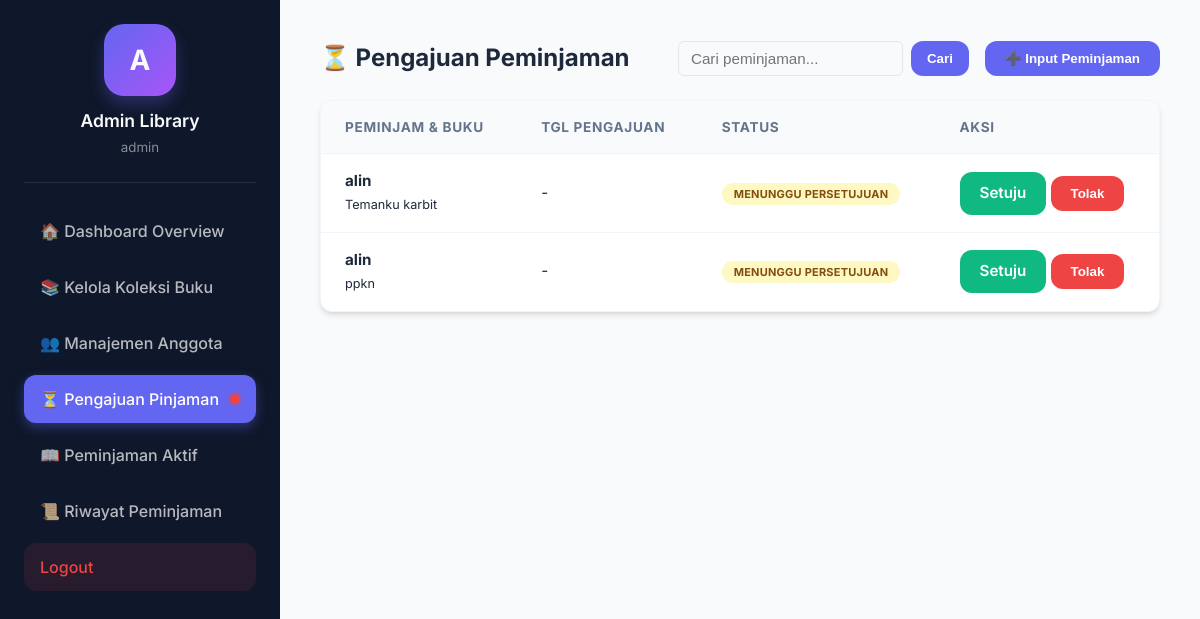
The app's page /index.php?url=admin/pengajuan (signed in) with its own data.
### tables this page shows
CREATE TABLE `tb_peminjaman` (
  `id_peminjaman` int NOT NULL,
  `id_user` int DEFAULT NULL,
  `id_buku` int DEFAULT NULL,
  `tanggal_pinjam` date DEFAULT NULL,
  `tanggal_kembali` date DEFAULT NULL,
  `STATUS` varchar(50) NOT NULL DEFAULT 'Menunggu Persetujuan',
  `id_admin` int DEFAULT NULL,
  `alasan_penolakan` text
);

CREATE TABLE `tb_user` (
  `id_user` int NOT NULL,
  `nama` varchar(100) NOT NULL,
  `email` varchar(100) NOT NULL,
  `password` varchar(255) NOT NULL,
  `jenis_kelamin` varchar(20) DEFAULT NULL,
  `status` varchar(50) DEFAULT NULL,
  `role` enum('admin','user') DEFAULT 'user',
  `status_aktif` enum('Ya','Tidak') NOT NULL DEFAULT 'Ya'
);

CREATE TABLE `tb_buku` (
  `id_buku` int NOT NULL,
  `judul_buku` varchar(100) NOT NULL,
  `pengarang` varchar(100) NOT NULL,
  `penerbit` varchar(100) NOT NULL,
  `tahun_terbit` year DEFAULT NULL,
  `stok` int DEFAULT NULL,
  `status_tampil` enum('Ya','Tidak') NOT NULL DEFAULT 'Ya'
);

### app/controllers/AdminController.php (called while the page is built, shortened)
<?php
require_once __DIR__ . '/../models/PeminjamanModel.php';
class AdminController {
    public function pengajuan() {
        global $conn;
        $peminjamanModel = new PeminjamanModel($conn);
        $keyword = isset($_GET['search']) ? trim($_GET['search']) : '';
        $data_peminjaman = $peminjamanModel->getAllPeminjaman($keyword);
        $data_menunggu = array_filter($data_peminjaman, function($r) { return $r['STATUS'] == 'Menunggu Persetujuan'; });
        $pendingCount = $peminjamanModel->getPendingCount();
        require_once __DIR__ . '/../views/admin/pengajuan.php';
    }
}

### app/models/PeminjamanModel.php (called while the page is built, shortened)
<?php
class PeminjamanModel {
    private $db;
    public function __construct($pdo) {
        $this->db = $pdo;
    }
    public function getPendingCount() {
        $sql = "SELECT COUNT(*) as total
                FROM tb_peminjaman p
                JOIN tb_buku b ON p.id_buku = b.id_buku
                JOIN tb_user u ON p.id_user = u.id_user
                WHERE p.STATUS = 'Menunggu Persetujuan'";
        $stmt = $this->db->prepare($sql);
        $stmt->execute();
        $result = $stmt->fetch(PDO::FETCH_ASSOC);
        return (int) $result['total'];
    }
    public function getAllPeminjaman($keyword = '') {
        $sql = "SELECT p.*, b.judul_buku, u.nama AS nama_siswa
                FROM tb_peminjaman p
                JOIN tb_buku b ON p.id_buku = b.id_buku
                JOIN tb_user u ON p.id_user = u.id_user";
        $params = [];
        $sql .= " ORDER BY p.tanggal_pinjam DESC";
        $stmt = $this->db->prepare($sql);
        $stmt->execute($params);
        return $stmt->fetchAll(PDO::FETCH_ASSOC);
    }
}

### app/views/admin/pengajuan.php (the view, shortened to what this page needs)
<!DOCTYPE html>
<html lang="id">
<head>
    <link rel="stylesheet" href="<?= BASEURL ?>/css/style.css">
</head>
<body>
    <div class="dashboard-container">
        <div class="sidebar">
            <div class="profile-section">
                <div class="avatar">A</div>
                <h3>Admin Library</h3>
                <small><?= $_SESSION['user']['username'] ?></small>
            </div>
            <nav>
                <a href="index.php?url=admin/dashboard" class="nav-link <?= (!isset($_GET['url']) || strpos($_GET['url'], 'dashboard') !== false)  ? 'active' : '' ?>">
                    <span>🏠 Dashboard Overview</span>
                </a>
                <a href="index.php?url=admin/buku" class="nav-link <?= strpos($_GET['url'] ?? '', 'buku') !== false ? 'active' : '' ?>">
                    <span>📚 Kelola Koleksi Buku</span>
                </a>
                <a href="index.php?url=admin/anggota" class="nav-link <?= strpos($_GET['url'] ?? '', 'anggota') !== false ? 'active' : '' ?>">
                    <span>👥 Manajemen Anggota</span>
                </a>
                <a href="index.php?url=admin/pengajuan" class="nav-link <?= strpos($_GET['url'] ?? '', 'pengajuan') !== false ? 'active' : '' ?>" style="display: flex; justify-content: space-between; align-items: center;">
                    <span>⏳ Pengajuan Pinjaman</span>
                    <?php if(isset($pendingCount) && $pendingCount > 0): ?>
                        <span style="width: 10px; height: 10px; background-color: #ef4444; border-radius: 50%; display: inline-block; box-shadow: 0 0 0 3px rgba(239, 68, 68, 0.2);"></span>
                    <?php endif; ?>
                </a>
                <a href="index.php?url=admin/pinjamanAktif" class="nav-link <?= strpos($_GET['url'] ?? '', 'pinjamanAktif') !== false ? 'active' : '' ?>">
                    <span>📖 Peminjaman Aktif</span>
                </a>
                <a href="index.php?url=admin/riwayat" class="nav-link <?= strpos($_GET['url'] ?? '', 'riwayat') !== false ? 'active' : '' ?>">
                    <span>📜 Riwayat Peminjaman</span>
                </a>
                <a href="index.php?url=auth/logout" class="nav-link logout-btn">
                    <span>Logout</span>
                </a>
            </nav>
        </div>
        <div class="main-content">
            <div class="admin-header">
                <div class="section-title">
                    <h2>⏳ Pengajuan Peminjaman</h2>
                </div>
                <div style="display: flex; gap: 16px; align-items: center;">
                    <form method="GET" action="index.php" style="display: flex; gap: 8px;">
                        <input type="text" name="search" placeholder="Cari peminjaman..." value="<?= isset($_GET['search']) ? htmlspecialchars($_GET['search']) : '' ?>" style="padding: 8px 12px; border: 1px solid #e2e8f0; border-radius: 6px;">
                        <button type="submit" class="btn btn-primary" style="padding: 8px 16px;">Cari</button>
                    </form>
                    <button onclick="showModal('modal-tambah-peminjaman')" class="btn btn-primary">➕ Input Peminjaman</button>
                </div>
            </div>
            <div class="table-container">
                <table>
                    <thead>
                        <tr>
                            <th>Peminjam & Buku</th>
                            <th>Tgl Pengajuan</th>
                            <th>Status</th>
                            <th>Aksi</th>
                        </tr>
                    </thead>
                    <tbody>
                        <?php if(empty($data_menunggu)): ?>
                            <tr><td colspan="4" style="text-align: center;">Tidak ada pengajuan baru.</td></tr>
                        <?php else: foreach ($data_menunggu as $loan): ?>
                        <tr>
                            <td>
                                <strong><?= $loan['nama_siswa']; ?></strong><br>
                                <small><?= $loan['judul_buku']; ?></small>
                            </td>
                            <td><?= $loan['tanggal_pinjam'] ?: '-'; ?></td>
                            <td><span class="badge badge-menunggu"><?= $loan['STATUS']; ?></span></td>
                            <td>
                                <a href="index.php?url=admin/setujuPeminjaman&id=<?= $loan['id_peminjaman']; ?>" class="btn btn-sm btn-success">Setuju</a>
                                <button type="button" class="btn btn-sm btn-danger" onclick="showTolakModal(<?= $loan['id_peminjaman']; ?>)">Tolak</button>
                            </td>
                        </tr>
                        <?php endforeach; endif; ?>
                    </tbody>
                </table>
            </div>
        </div>
    </div>
</body>
</html>

### public/css/style.css (style rules this page uses)
:root { --primary: #6366f1; --primary-hover: #4f46e5; --secondary: #64748b; --success: #10b981; --warning: #f59e0b; --danger: #ef4444; --background: #f8fafc; --surface: #ffffff; --text-main: #1e293b; --text-muted: #64748b; --sidebar-bg: #0f172a; --sidebar-text: #f8fafc; --glass: rgba(255, 255, 255, 0.7); --glass-border: rgba(255, 255, 255, 0.3); --shadow-sm: 0 1px 2px 0 rgb(0 0 0 / 0.05); --shadow: 0 4px 6px -1px rgb(0 0 0 / 0.1), 0 2px 4px -2px rgb(0 0 0 / 0.1); --shadow-lg: 0 10px 15px -3px rgb(0 0 0 / 0.1), 0 4px 6px -4px rgb(0 0 0 / 0.1); --radius: 12px; }
* { margin: 0; padding: 0; box-sizing: border-box; }
body { font-family: 'Inter', 'Segoe UI', system-ui, -apple-system, sans-serif; background-color: var(--background); color: var(--text-main); line-height: 1.5; -webkit-font-smoothing: antialiased; }
.dashboard-container { display: flex; min-height: 100vh; }
.sidebar { width: 280px; background-color: var(--sidebar-bg); color: var(--sidebar-text); padding: 24px; display: flex; flex-direction: column; position: fixed; height: 100vh; z-index: 50; transition: width 0.3s ease; }
.profile-section { text-align: center; padding-bottom: 24px; border-bottom: 1px solid rgba(255, 255, 255, 0.1); margin-bottom: 24px; }
.avatar { width: 72px; height: 72px; background: linear-gradient(135deg, var(--primary), #a855f7); border-radius: 20px; margin: 0 auto 12px; display: flex; align-items: center; justify-content: center; font-size: 28px; font-weight: 700; box-shadow: 0 8px 16px rgba(99, 102, 241, 0.3); }
.profile-section h3 { font-size: 1.1rem; font-weight: 600; }
.profile-section small { color: rgba(255, 255, 255, 0.5); }
.nav-link { display: flex; align-items: center; padding: 12px 16px; color: rgba(255, 255, 255, 0.7); text-decoration: none; border-radius: var(--radius); margin-bottom: 8px; transition: all 0.2s cubic-bezier(0.4, 0, 0.2, 1); cursor: pointer; font-weight: 500; }
.nav-link.active { background-color: var(--primary); color: white; box-shadow: 0 4px 12px rgba(99, 102, 241, 0.4); }
.logout-btn { margin-top: auto; background-color: rgba(239, 68, 68, 0.1); color: #ef4444; }
.main-content { flex: 1; margin-left: 280px; padding: 40px; }
.btn { padding: 10px 20px; background-color: var(--primary); color: white; text-decoration: none; border-radius: var(--radius); font-weight: 600; display: inline-flex; align-items: center; gap: 8px; border: none; cursor: pointer; transition: all 0.2s; }
.btn-primary { background-color: var(--primary); }
.btn-success { background-color: var(--success); }
.btn-danger { background-color: var(--danger); }
.table-container { background: var(--surface); border-radius: var(--radius); box-shadow: var(--shadow); overflow: hidden; border: 1px solid #f1f5f9; }
table { width: 100%; border-collapse: collapse; }
th { background-color: #f8fafc; padding: 16px 24px; text-align: left; font-size: 0.85rem; text-transform: uppercase; letter-spacing: 0.05em; color: var(--text-muted); border-bottom: 1px solid #f1f5f9; }
td { padding: 16px 24px; border-bottom: 1px solid #f1f5f9; color: var(--text-main); font-size: 0.95rem; }
tr:last-child td { border-bottom: none; }
.badge { padding: 4px 12px; border-radius: 9999px; font-size: 11px; font-weight: 700; text-transform: uppercase; letter-spacing: 0.02em; }
.badge-menunggu { background: #fef9c3; color: #854d0e; }
input, select { width: 100%; padding: 12px 16px; border: 1px solid #e2e8f0; border-radius: 10px; font-size: 0.95rem; transition: all 0.2s; background: #f8fafc; }

### app/views/admin/pengajuan.php (style rules this page uses)
.admin-header { display: flex; justify-content: space-between; align-items: center; margin-bottom: 24px; }

### records on screen
tb_peminjaman: id_user.nama "alin", id_buku.judul_buku "Temanku karbit", tanggal_pinjam "-", STATUS "MENUNGGU PERSETUJUAN"
tb_peminjaman: id_user.nama "alin", id_buku.judul_buku "ppkn", tanggal_pinjam "-", STATUS "MENUNGGU PERSETUJUAN"

### other values on screen
$_SESSION['user']['username'] "admin"
